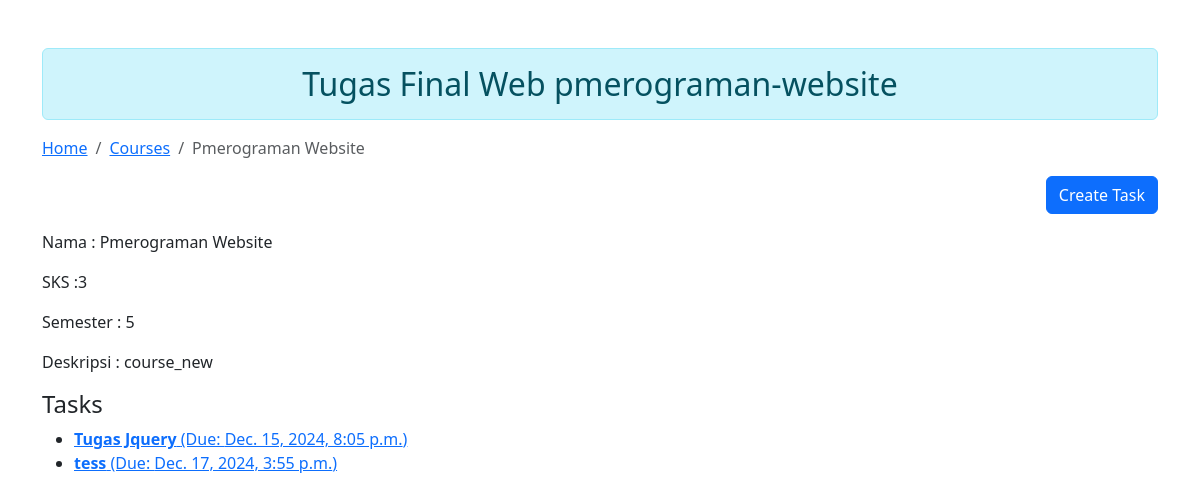
Page /courses/pmerograman-website on the committed database.
### courses/models.py (models this page shows, shortened)
class Course(models.Model):
    name = models.CharField(max_length=200, unique=True)
    semester = models.PositiveIntegerField()
    description = models.TextField(blank=True, null=True)
    slug = models.SlugField(blank=True,unique=True, default='', editable=False)
    sks = models.PositiveIntegerField(default=2)

### tasks/models.py (models this page shows, shortened)
class Task(models.Model):
    STATUS_CHOICES = [
        ('pending', 'Pending'),
        ('in_progress', 'In Progress'),
        ('completed', 'Completed'),
    ]
    title = models.CharField(max_length=200)
    description = models.TextField(blank=True, null=True)
    link = models.URLField(blank=True, null=True)
    due_date = models.DateTimeField()
    status = models.CharField(
        max_length=20,
        choices=STATUS_CHOICES,
        default='pending'
    )
    course = models.ForeignKey(
        courses.Course,
        on_delete=models.CASCADE,
        null=True,
        blank=True,
        related_name="tasks"
    )

### courses/views.py (the view)
# urls.py: path("<slug:slug>", views.CourseDetailView.as_view(), name="course_detail"),
class CourseDetailView(DetailView):
    model = models.Course
    template_name = 'courses/detail.html'
    slug_field = 'slug'
    slug_url_kwarg = 'slug'
    def get_context_data(self, **kwargs):
        context = super().get_context_data(**kwargs)
        course = self.get_object()
        context['Course'] = course
        context['Slug'] = course.slug
        context['Tasks'] = course.tasks.all()
        return context

### courses/templates/courses/detail.html (shortened to what this page needs)
{% load static %}
<!DOCTYPE html>
<html lang="en">
  <head>
    <link
      href="https://cdn.jsdelivr.net/npm/bootstrap@5.3.3/dist/css/bootstrap.min.css"
      rel="stylesheet"
    />
  </head>
  <body>
    <div class="container mt-5">
      <h2 class="text-center alert alert-info">Tugas Final Web {{Slug}}</h2>
      <nav aria-label="breadcrumb">
        <ol class="breadcrumb">
          <li class="breadcrumb-item"><a href="/">Home</a></li>
          <li class="breadcrumb-item"><a href="/courses">Courses</a></li>
          <li class="breadcrumb-item active" aria-current="page">{{Course.name}}</li>
        </ol>
      </nav>
      <div class="d-flex justify-content-end">
          <a href="{% url 'tasks:task_new_for_course' Course.id %}" class="btn btn-primary mb-3">
            Create Task
          </a>
      </div>
      <main>
        <p>Nama : {{Course.name}}</p>
        <p>SKS :{{Course.sks}}</p>
        <p>Semester : {{Course.semester}}</p>
        <p>Deskripsi : {{Course.description}}</p>
        <h4>Tasks</h4>
        {% if Tasks %}
        <ul>
            {% for task in Tasks %}
                <li>
                  <a href="{% url 'tasks:tasks_detail' tasks_id=task.id %}">
                    <strong>{{ task.title }}</strong>  (Due: {{ task.due_date }})
                  </a>
                </li>
            {% endfor %}
        </ul>
      {% else %}
        <p>No tasks assigned to this course.</p>
      {% endif %}
      </main>
  </body>
</html>

### rows in the picture
Course: slug "pmerograman-website", name "Pmerograman Website", sks "3", semester "5", description "course_new"
Task: title "Tugas Jquery", due_date "Dec. 15, 2024, 8:05 p.m."
Task: title "tess", due_date "Dec. 17, 2024, 3:55 p.m."
